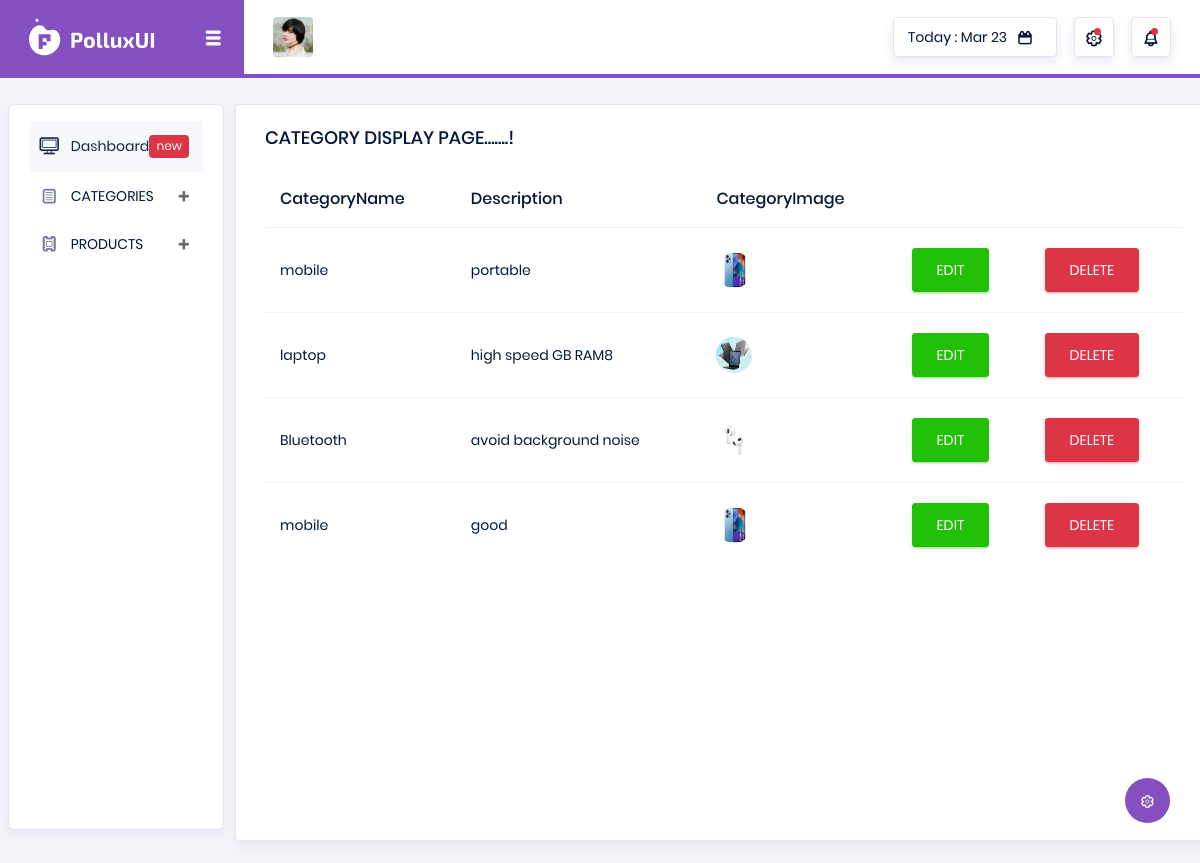
The app's page /SHOAPAPP/Categorydisplaypage/ with its own data.
### SHOAPAPP/models.py (models this page shows)
class shopDB(models.Model):
    CategoryName = models.CharField(max_length=100, null=True, blank=True)
    Description = models.CharField(max_length=100, null=True, blank=True)
    CategoryImage = models.ImageField(upload_to="CategoryImage", null=True, blank=True)

### SHOAPAPP/views.py (the view)
# urls.py: path('Categorydisplaypage/', views.Categorydisplaypage, name="Categorydisplaypage"),
def Categorydisplaypage(request):
    data = shopDB.objects.all()
    return render(request, "categorydisplay.html", {'data': data})

### SHOAPAPP/templates/categorydisplay.html (shortened to what this page needs)
<!DOCTYPE html>
{% extends 'index.html' %}
{% block content %}
<html lang="en">
<head>
</head>
<body>
<div class="col-lg-10 grid-margin stretch-card">
              <div class="card">
                <div class="card-body">
                  <h4 class="card-title">CATEGORY DISPLAY PAGE.......!</h4>
                  <div class="table-responsive">
                    <table class="table">
                      <thead>
                        <tr>
                          <th>CategoryName</th>
                          <th>Description</th>
                          <th>CategoryImage</th>
                        </tr>
                      </thead>
                      <tbody>
                      {% for i in data %}
                        <tr>
                          <td>{{i.CategoryName}}</td>
                          <td>{{i.Description}}</td>
                          <td>
                               <img src="{{i.CategoryImage.url}}" width="100px" height="100px">
                           </td>
                           <td>
            <form action="{%url 'categoryeditpage' dataid=i.id %}">
                <button class="btn btn-success"> EDIT</button>
            </form>
        </td>
         <td>
            <form action="{%url 'deletecategory' dataid=i.id %}">
                <button class="btn btn-danger">DELETE</button>
            </form>
                      {% endfor %}
                      </tbody>
                    </table>
                  </div>
                </div>
              </div>
            </div>
</body>
</html>
{% endblock %}

### records on screen
shopDB: CategoryName "mobile", Description "portable", CategoryImage (picture)
shopDB: CategoryName "laptop", Description "high speed GB RAM8", CategoryImage (picture)
shopDB: CategoryName "Bluetooth", Description "avoid background noise", CategoryImage (picture)
shopDB: CategoryName "mobile", Description "good", CategoryImage (picture)
